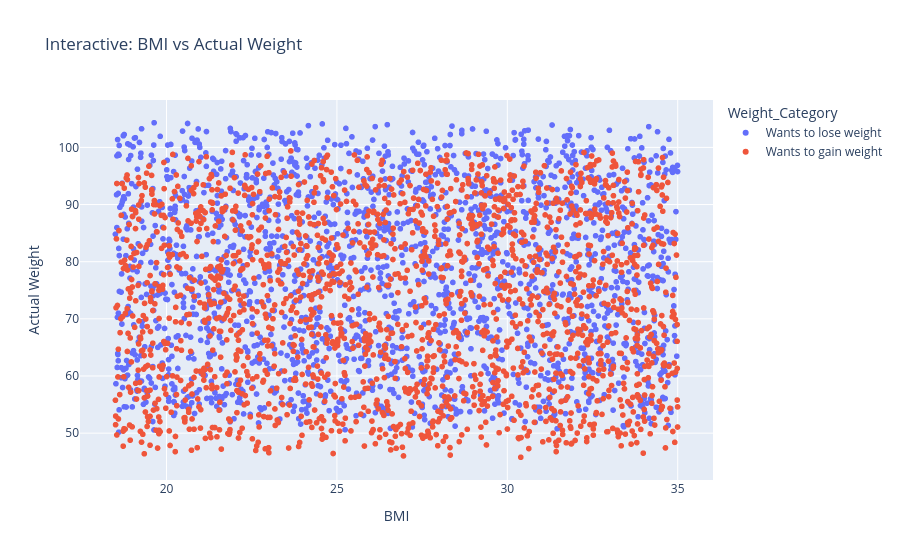

Source (notebook cell):
### Markdown cell above
## Interaktiv visualisering
Här visas sambandet mellan BMI och faktisk vikt i en interaktiv graf.
Färg används för att visa om individen vill gå upp eller ner i vikt:

### Code cell
fig = px.scatter(
    df,
    x='BMI',
    y='Actual Weight',
    color='Weight_Category',
    hover_data=['Dream Weight', 'Weight_Difference'],
    title='Interactive: BMI vs Actual Weight'
)

fig.show()

### Figure 1 — Plotly figure (JSON) as saved in the notebook; plotly's stock layout.template omitted (floating-point values rounded to 4 significant figures; data arrays with more than 128 entries replaced by an {"elided": "..."} marker saying what was removed)
{"data": [{"customdata": {"elided": "1968x2 float values"}, "hovertemplate": "Weight_Category=Wants to lose weight<br>BMI=%{x}<br>Actual Weight=%{y}<br>Dream Weight=%{customdata[0]}<br>Weight_Difference=%{customdata[1]}<extra></extra>", "legendgroup": "Wants to lose weight", "marker": {"color": "#636efa", "symbol": "circle"}, "mode": "markers", "name": "Wants to lose weight", "showlegend": true, "type": "scattergl", "x": {"elided": "1968 float values"}, "xaxis": "x", "y": {"elided": "1968 float values"}, "yaxis": "y"}, {"customdata": {"elided": "1896x2 float values"}, "hovertemplate": "Weight_Category=Wants to gain weight<br>BMI=%{x}<br>Actual Weight=%{y}<br>Dream Weight=%{customdata[0]}<br>Weight_Difference=%{customdata[1]}<extra></extra>", "legendgroup": "Wants to gain weight", "marker": {"color": "#EF553B", "symbol": "circle"}, "mode": "markers", "name": "Wants to gain weight", "showlegend": true, "type": "scattergl", "x": {"elided": "1896 float values"}, "xaxis": "x", "y": {"elided": "1896 float values"}, "yaxis": "y"}], "layout": {"legend": {"title": {"text": "Weight_Category"}, "tracegroupgap": 0}, "title": {"text": "Interactive: BMI vs Actual Weight"}, "xaxis": {"anchor": "y", "domain": [0, 1], "title": {"text": "BMI"}}, "yaxis": {"anchor": "x", "domain": [0, 1], "title": {"text": "Actual Weight"}}}}
